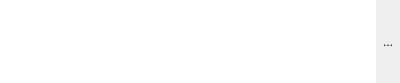
<?xml version="1.0" encoding="UTF-8"?>
<ui version="4.0">
 <class>StringEditorWidget</class>
 <widget class="QWidget" name="StringEditorWidget">
  <property name="geometry">
   <rect>
    <x>0</x>
    <y>0</y>
    <width>400</width>
    <height>83</height>
   </rect>
  </property>
  <property name="windowTitle">
   <string>Form</string>
  </property>
  <property name="autoFillBackground">
   <bool>true</bool>
  </property>
  <layout class="QHBoxLayout" name="horizontalLayout">
   <property name="spacing">
    <number>0</number>
   </property>
   <property name="leftMargin">
    <number>0</number>
   </property>
   <property name="topMargin">
    <number>0</number>
   </property>
   <property name="rightMargin">
    <number>0</number>
   </property>
   <property name="bottomMargin">
    <number>0</number>
   </property>
   <item>
    <widget class="QLineEdit" name="line_edit">
     <property name="sizePolicy">
      <sizepolicy hsizetype="Expanding" vsizetype="Expanding">
       <horstretch>0</horstretch>
       <verstretch>0</verstretch>
      </sizepolicy>
     </property>
     <property name="frame">
      <bool>false</bool>
     </property>
    </widget>
   </item>
   <item>
    <widget class="QToolButton" name="edit_button">
     <property name="sizePolicy">
      <sizepolicy hsizetype="Fixed" vsizetype="Expanding">
       <horstretch>0</horstretch>
       <verstretch>0</verstretch>
      </sizepolicy>
     </property>
     <property name="toolTip">
      <string>Show editor</string>
     </property>
     <property name="text">
      <string>...</string>
     </property>
     <property name="autoRaise">
      <bool>true</bool>
     </property>
    </widget>
   </item>
  </layout>
 </widget>
 <resources/>
 <connections/>
</ui>
